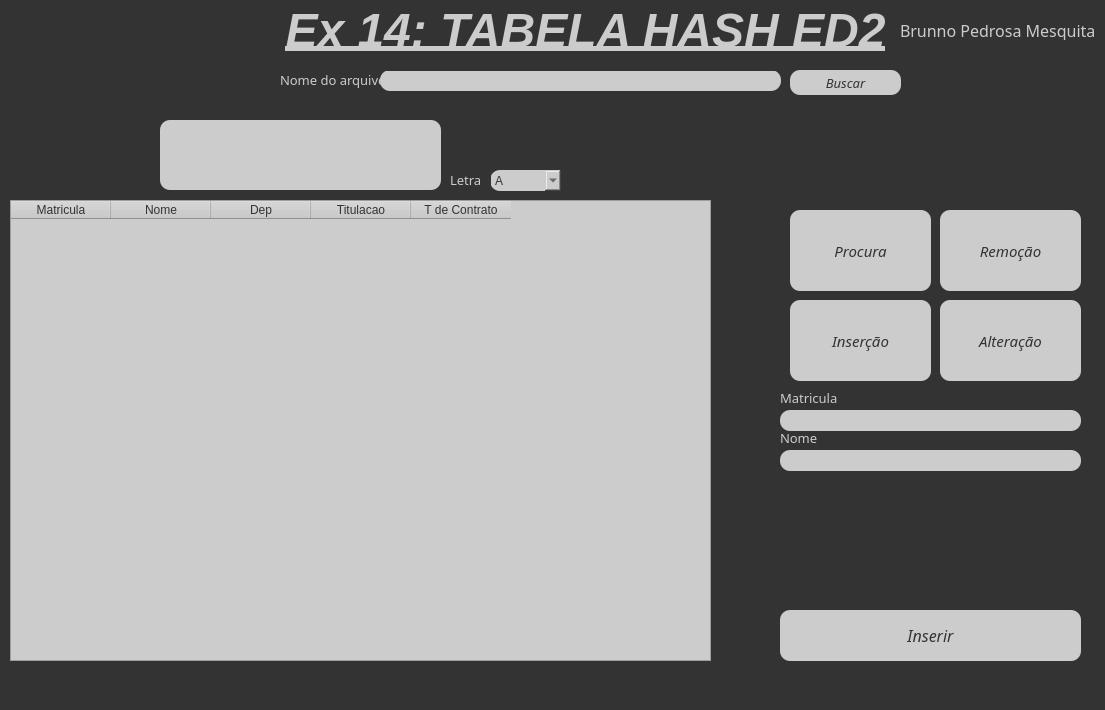
<?xml version="1.0" encoding="UTF-8"?>
<ui version="4.0">
 <class>MainWindow</class>
 <widget class="QMainWindow" name="MainWindow">
  <property name="geometry">
   <rect>
    <x>0</x>
    <y>0</y>
    <width>1105</width>
    <height>710</height>
   </rect>
  </property>
  <property name="windowTitle">
   <string>MainWindow</string>
  </property>
  <property name="styleSheet">
   <string notr="true">background-color:#333333;</string>
  </property>
  <widget class="QWidget" name="centralwidget">
   <widget class="QStackedWidget" name="stackedWidget_2">
    <property name="geometry">
     <rect>
      <x>780</x>
      <y>390</y>
      <width>301</width>
      <height>91</height>
     </rect>
    </property>
    <property name="currentIndex">
     <number>1</number>
    </property>
    <widget class="QWidget" name="page_0"/>
    <widget class="QWidget" name="page_Nome_Matricula">
     <widget class="QLabel" name="label_12">
      <property name="geometry">
       <rect>
        <x>0</x>
        <y>40</y>
        <width>261</width>
        <height>16</height>
       </rect>
      </property>
      <property name="font">
       <font>
        <family>Franklin Gothic Demi</family>
        <pointsize>10</pointsize>
       </font>
      </property>
      <property name="styleSheet">
       <string notr="true">color:#CCCCCC;
</string>
      </property>
      <property name="text">
       <string>Nome</string>
      </property>
     </widget>
     <widget class="QLineEdit" name="lineEdit_Nome">
      <property name="enabled">
       <bool>true</bool>
      </property>
      <property name="geometry">
       <rect>
        <x>0</x>
        <y>60</y>
        <width>301</width>
        <height>21</height>
       </rect>
      </property>
      <property name="font">
       <font>
        <family>Franklin Gothic Demi</family>
        <pointsize>10</pointsize>
       </font>
      </property>
      <property name="styleSheet">
       <string notr="true">background-color:#CCCCCC;
border-color:rgb(149, 0, 255);
color:#333333;

border-radius:10px;</string>
      </property>
     </widget>
     <widget class="QLabel" name="label_13">
      <property name="geometry">
       <rect>
        <x>0</x>
        <y>0</y>
        <width>301</width>
        <height>16</height>
       </rect>
      </property>
      <property name="font">
       <font>
        <family>Franklin Gothic Demi</family>
        <pointsize>10</pointsize>
       </font>
      </property>
      <property name="styleSheet">
       <string notr="true">color:#CCCCCC;
</string>
      </property>
      <property name="text">
       <string>Matricula</string>
      </property>
     </widget>
     <widget class="QLineEdit" name="lineEdit_Mat">
      <property name="enabled">
       <bool>true</bool>
      </property>
      <property name="geometry">
       <rect>
        <x>0</x>
        <y>20</y>
        <width>301</width>
        <height>21</height>
       </rect>
      </property>
      <property name="font">
       <font>
        <family>Franklin Gothic Demi</family>
        <pointsize>10</pointsize>
       </font>
      </property>
      <property name="styleSheet">
       <string notr="true">background-color:#CCCCCC;
border-color:rgb(149, 0, 255);
color:#333333;

border-radius:10px;</string>
      </property>
     </widget>
    </widget>
   </widget>
   <widget class="QPushButton" name="pushButton_AlterarBS">
    <property name="enabled">
     <bool>false</bool>
    </property>
    <property name="geometry">
     <rect>
      <x>940</x>
      <y>300</y>
      <width>141</width>
      <height>81</height>
     </rect>
    </property>
    <property name="font">
     <font>
      <family>Franklin Gothic Demi</family>
      <pointsize>11</pointsize>
      <italic>true</italic>
     </font>
    </property>
    <property name="cursor">
     <cursorShape>PointingHandCursor</cursorShape>
    </property>
    <property name="layoutDirection">
     <enum>Qt::RightToLeft</enum>
    </property>
    <property name="styleSheet">
     <string notr="true">background-color:#CCCCCC;
border-color:rgb(149, 0, 255);
color:#333333;

border-radius:10px;</string>
    </property>
    <property name="text">
     <string>Alteração</string>
    </property>
    <property name="icon">
     <iconset>
      <normaloff>../../Projetos do qt/icons/pen.png</normaloff>../../Projetos do qt/icons/pen.png</iconset>
    </property>
   </widget>
   <widget class="QLabel" name="label_2">
    <property name="geometry">
     <rect>
      <x>280</x>
      <y>70</y>
      <width>101</width>
      <height>20</height>
     </rect>
    </property>
    <property name="font">
     <font>
      <family>Franklin Gothic Demi</family>
      <pointsize>10</pointsize>
     </font>
    </property>
    <property name="styleSheet">
     <string notr="true">
color:#CCCCCC;
</string>
    </property>
    <property name="text">
     <string>Nome do arquivo:</string>
    </property>
   </widget>
   <widget class="QPushButton" name="pushButton_InserirBS">
    <property name="enabled">
     <bool>false</bool>
    </property>
    <property name="geometry">
     <rect>
      <x>790</x>
      <y>300</y>
      <width>141</width>
      <height>81</height>
     </rect>
    </property>
    <property name="font">
     <font>
      <family>Franklin Gothic Demi</family>
      <pointsize>11</pointsize>
      <italic>true</italic>
     </font>
    </property>
    <property name="cursor">
     <cursorShape>PointingHandCursor</cursorShape>
    </property>
    <property name="layoutDirection">
     <enum>Qt::RightToLeft</enum>
    </property>
    <property name="styleSheet">
     <string notr="true">background-color:#CCCCCC;
border-color:rgb(149, 0, 255);
color:#333333;

border-radius:10px;</string>
    </property>
    <property name="text">
     <string>Inserção</string>
    </property>
    <property name="icon">
     <iconset>
      <normaloff>../../Projetos do qt/icons/add.png</normaloff>../../Projetos do qt/icons/add.png</iconset>
    </property>
   </widget>
   <widget class="QStackedWidget" name="stackedWidget">
    <property name="geometry">
     <rect>
      <x>780</x>
      <y>600</y>
      <width>301</width>
      <height>91</height>
     </rect>
    </property>
    <property name="currentIndex">
     <number>1</number>
    </property>
    <widget class="QWidget" name="page"/>
    <widget class="QWidget" name="page_inserir">
     <widget class="QPushButton" name="pushButton_Inserir">
      <property name="geometry">
       <rect>
        <x>0</x>
        <y>10</y>
        <width>301</width>
        <height>51</height>
       </rect>
      </property>
      <property name="font">
       <font>
        <family>Franklin Gothic Demi</family>
        <pointsize>12</pointsize>
        <italic>true</italic>
        <bold>false</bold>
       </font>
      </property>
      <property name="cursor">
       <cursorShape>PointingHandCursor</cursorShape>
      </property>
      <property name="styleSheet">
       <string notr="true">background-color:#CCCCCC;
border-color:rgb(149, 0, 255);
color:#333333;

border-radius:10px;</string>
      </property>
      <property name="text">
       <string>Inserir</string>
      </property>
     </widget>
    </widget>
    <widget class="QWidget" name="page_alterar">
     <widget class="QPushButton" name="pushButton_Alterar">
      <property name="geometry">
       <rect>
        <x>0</x>
        <y>10</y>
        <width>301</width>
        <height>51</height>
       </rect>
      </property>
      <property name="font">
       <font>
        <family>Franklin Gothic Demi</family>
        <pointsize>12</pointsize>
        <italic>true</italic>
        <bold>false</bold>
       </font>
      </property>
      <property name="cursor">
       <cursorShape>PointingHandCursor</cursorShape>
      </property>
      <property name="styleSheet">
       <string notr="true">background-color:#CCCCCC;
border-color:rgb(149, 0, 255);
color:#333333;

border-radius:10px;</string>
      </property>
      <property name="text">
       <string>Alterar</string>
      </property>
     </widget>
    </widget>
    <widget class="QWidget" name="page_remover">
     <widget class="QPushButton" name="pushButton_Remover">
      <property name="geometry">
       <rect>
        <x>0</x>
        <y>10</y>
        <width>301</width>
        <height>51</height>
       </rect>
      </property>
      <property name="font">
       <font>
        <family>Franklin Gothic Demi</family>
        <pointsize>12</pointsize>
        <italic>true</italic>
       </font>
      </property>
      <property name="cursor">
       <cursorShape>PointingHandCursor</cursorShape>
      </property>
      <property name="styleSheet">
       <string notr="true">background-color:#CCCCCC;
border-color:rgb(149, 0, 255);
color:#333333;

border-radius:10px;</string>
      </property>
      <property name="text">
       <string>Remover</string>
      </property>
     </widget>
    </widget>
    <widget class="QWidget" name="page_procurar">
     <property name="cursor">
      <cursorShape>ArrowCursor</cursorShape>
     </property>
     <widget class="QPushButton" name="pushButton_Encontrar">
      <property name="geometry">
       <rect>
        <x>0</x>
        <y>10</y>
        <width>301</width>
        <height>51</height>
       </rect>
      </property>
      <property name="font">
       <font>
        <family>Franklin Gothic Demi</family>
        <pointsize>12</pointsize>
        <italic>true</italic>
       </font>
      </property>
      <property name="cursor">
       <cursorShape>PointingHandCursor</cursorShape>
      </property>
      <property name="styleSheet">
       <string notr="true">background-color:#CCCCCC;
border-color:rgb(149, 0, 255);
color:#333333;

border-radius:10px;</string>
      </property>
      <property name="text">
       <string>Procurar</string>
      </property>
     </widget>
    </widget>
   </widget>
   <widget class="QTableWidget" name="tableWidget">
    <property name="geometry">
     <rect>
      <x>10</x>
      <y>200</y>
      <width>701</width>
      <height>461</height>
     </rect>
    </property>
    <property name="font">
     <font>
      <family>Franklin Gothic Demi</family>
      <pointsize>9</pointsize>
     </font>
    </property>
    <property name="styleSheet">
     <string notr="true">background-color:#CCCCCC;
border-color:rgb(149, 0, 255);
color:#333333;

</string>
    </property>
    <column>
     <property name="text">
      <string>Matricula</string>
     </property>
    </column>
    <column>
     <property name="text">
      <string>Nome</string>
     </property>
    </column>
    <column>
     <property name="text">
      <string>Dep</string>
     </property>
    </column>
    <column>
     <property name="text">
      <string>Titulacao</string>
     </property>
    </column>
    <column>
     <property name="text">
      <string>T de Contrato</string>
     </property>
    </column>
   </widget>
   <widget class="QLabel" name="label_6">
    <property name="geometry">
     <rect>
      <x>-10</x>
      <y>-30</y>
      <width>171</width>
      <height>211</height>
     </rect>
    </property>
    <property name="text">
     <string/>
    </property>
    <property name="pixmap">
     <pixmap>../../../Pictures/assinaturas-escolas-pucgoias.png</pixmap>
    </property>
    <property name="scaledContents">
     <bool>false</bool>
    </property>
   </widget>
   <widget class="QLineEdit" name="lineEditNomeDoArquivo">
    <property name="geometry">
     <rect>
      <x>380</x>
      <y>70</y>
      <width>401</width>
      <height>21</height>
     </rect>
    </property>
    <property name="font">
     <font>
      <family>Cairo black</family>
      <pointsize>12</pointsize>
      <italic>false</italic>
      <bold>false</bold>
     </font>
    </property>
    <property name="styleSheet">
     <string notr="true">background-color:#CCCCCC;
border-color:rgb(149, 0, 255);
color:#333333;

border-radius:10px;</string>
    </property>
    <property name="text">
     <string/>
    </property>
    <property name="readOnly">
     <bool>true</bool>
    </property>
   </widget>
   <widget class="QLabel" name="label">
    <property name="geometry">
     <rect>
      <x>280</x>
      <y>-10</y>
      <width>611</width>
      <height>81</height>
     </rect>
    </property>
    <property name="styleSheet">
     <string notr="true"/>
    </property>
    <property name="text">
     <string>&lt;html&gt;&lt;head/&gt;&lt;body&gt;&lt;p&gt;&lt;span style=&quot; font-size:36pt; font-weight:700; font-style:italic; text-decoration: underline; color:#CCCCCC;&quot;&gt;Ex 14: TABELA HASH ED2&lt;/span&gt;&lt;/p&gt;&lt;/body&gt;&lt;/html&gt;</string>
    </property>
    <property name="alignment">
     <set>Qt::AlignCenter</set>
    </property>
   </widget>
   <widget class="QTextEdit" name="textEdit">
    <property name="geometry">
     <rect>
      <x>160</x>
      <y>120</y>
      <width>281</width>
      <height>70</height>
     </rect>
    </property>
    <property name="font">
     <font>
      <family>Franklin Gothic Demi</family>
     </font>
    </property>
    <property name="styleSheet">
     <string notr="true">background-color:#CCCCCC;
border-color:rgb(149, 0, 255);
color:#333333;

border-radius:10px;</string>
    </property>
   </widget>
   <widget class="QStackedWidget" name="stackedWidget_3">
    <property name="geometry">
     <rect>
      <x>780</x>
      <y>479</y>
      <width>301</width>
      <height>131</height>
     </rect>
    </property>
    <widget class="QWidget" name="page_2"/>
    <widget class="QWidget" name="page_ativado">
     <widget class="QLabel" name="label_14">
      <property name="geometry">
       <rect>
        <x>0</x>
        <y>0</y>
        <width>301</width>
        <height>16</height>
       </rect>
      </property>
      <property name="font">
       <font>
        <family>Franklin Gothic Demi</family>
        <pointsize>10</pointsize>
       </font>
      </property>
      <property name="styleSheet">
       <string notr="true">color:#CCCCCC;
</string>
      </property>
      <property name="text">
       <string>Departamento</string>
      </property>
     </widget>
     <widget class="QComboBox" name="comboBox_Dep">
      <property name="enabled">
       <bool>true</bool>
      </property>
      <property name="geometry">
       <rect>
        <x>0</x>
        <y>20</y>
        <width>301</width>
        <height>16</height>
       </rect>
      </property>
      <property name="font">
       <font>
        <family>Franklin Gothic Demi</family>
        <pointsize>10</pointsize>
       </font>
      </property>
      <property name="styleSheet">
       <string notr="true">background-color:#CCCCCC;
border-color:rgb(149, 0, 255);
color:#333333;

border-radius:10px;</string>
      </property>
     </widget>
     <widget class="QLabel" name="label_15">
      <property name="geometry">
       <rect>
        <x>0</x>
        <y>40</y>
        <width>301</width>
        <height>16</height>
       </rect>
      </property>
      <property name="font">
       <font>
        <family>Franklin Gothic Demi</family>
        <pointsize>10</pointsize>
       </font>
      </property>
      <property name="styleSheet">
       <string notr="true">color:#CCCCCC;
</string>
      </property>
      <property name="text">
       <string>Titulação</string>
      </property>
     </widget>
     <widget class="QComboBox" name="comboBox_Tit">
      <property name="enabled">
       <bool>true</bool>
      </property>
      <property name="geometry">
       <rect>
        <x>0</x>
        <y>60</y>
        <width>301</width>
        <height>16</height>
       </rect>
      </property>
      <property name="font">
       <font>
        <family>Franklin Gothic Demi</family>
        <pointsize>10</pointsize>
       </font>
      </property>
      <property name="styleSheet">
       <string notr="true">background-color:#CCCCCC;
border-color:rgb(149, 0, 255);
color:#333333;

border-radius:10px;</string>
      </property>
     </widget>
     <widget class="QLabel" name="label_16">
      <property name="geometry">
       <rect>
        <x>0</x>
        <y>80</y>
        <width>301</width>
        <height>16</height>
       </rect>
      </property>
      <property name="font">
       <font>
        <family>Franklin Gothic Demi</family>
        <pointsize>10</pointsize>
       </font>
      </property>
      <property name="styleSheet">
       <string notr="true">color:#CCCCCC;
</string>
      </property>
      <property name="text">
       <string>Tipo de Contrato</string>
      </property>
     </widget>
     <widget class="QComboBox" name="comboBox_Tip">
      <property name="enabled">
       <bool>true</bool>
      </property>
      <property name="geometry">
       <rect>
        <x>0</x>
        <y>100</y>
        <width>301</width>
        <height>16</height>
       </rect>
      </property>
      <property name="font">
       <font>
        <family>Franklin Gothic Demi</family>
        <pointsize>10</pointsize>
       </font>
      </property>
      <property name="styleSheet">
       <string notr="true">background-color:#CCCCCC;
border-color:rgb(149, 0, 255);
color:#333333;

border-radius:10px;</string>
      </property>
     </widget>
    </widget>
   </widget>
   <widget class="QLabel" name="label_7">
    <property name="geometry">
     <rect>
      <x>900</x>
      <y>20</y>
      <width>201</width>
      <height>20</height>
     </rect>
    </property>
    <property name="font">
     <font>
      <family>Franklin Gothic Demi</family>
      <pointsize>12</pointsize>
     </font>
    </property>
    <property name="styleSheet">
     <string notr="true">color:#CCCCCC;</string>
    </property>
    <property name="text">
     <string>Brunno Pedrosa Mesquita</string>
    </property>
   </widget>
   <widget class="QPushButton" name="pushButton_RemoverBS">
    <property name="enabled">
     <bool>false</bool>
    </property>
    <property name="geometry">
     <rect>
      <x>940</x>
      <y>210</y>
      <width>141</width>
      <height>81</height>
     </rect>
    </property>
    <property name="font">
     <font>
      <family>Franklin Gothic Demi</family>
      <pointsize>11</pointsize>
      <italic>true</italic>
     </font>
    </property>
    <property name="cursor">
     <cursorShape>PointingHandCursor</cursorShape>
    </property>
    <property name="layoutDirection">
     <enum>Qt::RightToLeft</enum>
    </property>
    <property name="styleSheet">
     <string notr="true">background-color:#CCCCCC;
border-color:rgb(149, 0, 255);
color:#333333;

border-radius:10px;</string>
    </property>
    <property name="text">
     <string>Remoção</string>
    </property>
    <property name="icon">
     <iconset>
      <normaloff>../../Projetos do qt/icons/remove.png</normaloff>../../Projetos do qt/icons/remove.png</iconset>
    </property>
   </widget>
   <widget class="QPushButton" name="pushButtonBuscarNomeArquivo">
    <property name="geometry">
     <rect>
      <x>790</x>
      <y>70</y>
      <width>111</width>
      <height>25</height>
     </rect>
    </property>
    <property name="font">
     <font>
      <family>Franklin Gothic Demi</family>
      <pointsize>10</pointsize>
      <italic>true</italic>
      <bold>false</bold>
     </font>
    </property>
    <property name="cursor">
     <cursorShape>PointingHandCursor</cursorShape>
    </property>
    <property name="layoutDirection">
     <enum>Qt::LeftToRight</enum>
    </property>
    <property name="styleSheet">
     <string notr="true">background-color:#CCCCCC;
border-color:rgb(149, 0, 255);
color:#333333;

border-radius:10px;</string>
    </property>
    <property name="text">
     <string>Buscar</string>
    </property>
    <property name="checkable">
     <bool>false</bool>
    </property>
   </widget>
   <widget class="QPushButton" name="pushButton_EncontrarBS">
    <property name="enabled">
     <bool>false</bool>
    </property>
    <property name="geometry">
     <rect>
      <x>790</x>
      <y>210</y>
      <width>141</width>
      <height>81</height>
     </rect>
    </property>
    <property name="font">
     <font>
      <family>Franklin Gothic Demi</family>
      <pointsize>11</pointsize>
      <italic>true</italic>
     </font>
    </property>
    <property name="cursor">
     <cursorShape>PointingHandCursor</cursorShape>
    </property>
    <property name="layoutDirection">
     <enum>Qt::RightToLeft</enum>
    </property>
    <property name="styleSheet">
     <string notr="true">background-color:#CCCCCC;
border-color:rgb(149, 0, 255);
color:#333333;

border-radius:10px;</string>
    </property>
    <property name="text">
     <string>Procura</string>
    </property>
    <property name="icon">
     <iconset>
      <normaloff>../../Projetos do qt/icons/magnifier.png</normaloff>../../Projetos do qt/icons/magnifier.png</iconset>
    </property>
   </widget>
   <widget class="QComboBox" name="comboBox_Letras">
    <property name="geometry">
     <rect>
      <x>490</x>
      <y>170</y>
      <width>71</width>
      <height>21</height>
     </rect>
    </property>
    <property name="styleSheet">
     <string notr="true">background-color:#CCCCCC;
border-color:rgb(149, 0, 255);
color:#333333;

border-radius:10px;</string>
    </property>
    <item>
     <property name="text">
      <string>A</string>
     </property>
    </item>
    <item>
     <property name="text">
      <string>B</string>
     </property>
    </item>
    <item>
     <property name="text">
      <string>C</string>
     </property>
    </item>
    <item>
     <property name="text">
      <string>D</string>
     </property>
    </item>
    <item>
     <property name="text">
      <string>E</string>
     </property>
    </item>
    <item>
     <property name="text">
      <string>F</string>
     </property>
    </item>
    <item>
     <property name="text">
      <string>G</string>
     </property>
    </item>
    <item>
     <property name="text">
      <string>H</string>
     </property>
    </item>
    <item>
     <property name="text">
      <string>I</string>
     </property>
    </item>
    <item>
     <property name="text">
      <string>J</string>
     </property>
    </item>
    <item>
     <property name="text">
      <string>K</string>
     </property>
    </item>
    <item>
     <property name="text">
      <string>L</string>
     </property>
    </item>
    <item>
     <property name="text">
      <string>M</string>
     </property>
    </item>
    <item>
     <property name="text">
      <string>N</string>
     </property>
    </item>
    <item>
     <property name="text">
      <string>O</string>
     </property>
    </item>
    <item>
     <property name="text">
      <string>P</string>
     </property>
    </item>
    <item>
     <property name="text">
      <string>Q</string>
     </property>
    </item>
    <item>
     <property name="text">
      <string>R</string>
     </property>
    </item>
    <item>
     <property name="text">
      <string>S</string>
     </property>
    </item>
    <item>
     <property name="text">
      <string>T</string>
     </property>
    </item>
    <item>
     <property name="text">
      <string>U</string>
     </property>
    </item>
    <item>
     <property name="text">
      <string>V</string>
     </property>
    </item>
    <item>
     <property name="text">
      <string>W</string>
     </property>
    </item>
    <item>
     <property name="text">
      <string>X</string>
     </property>
    </item>
    <item>
     <property name="text">
      <string>Y</string>
     </property>
    </item>
    <item>
     <property name="text">
      <string>Z</string>
     </property>
    </item>
   </widget>
   <widget class="QLabel" name="label_3">
    <property name="geometry">
     <rect>
      <x>450</x>
      <y>170</y>
      <width>41</width>
      <height>20</height>
     </rect>
    </property>
    <property name="font">
     <font>
      <family>Franklin Gothic Demi</family>
      <pointsize>10</pointsize>
     </font>
    </property>
    <property name="styleSheet">
     <string notr="true">
color:#CCCCCC;
</string>
    </property>
    <property name="text">
     <string>Letra</string>
    </property>
   </widget>
  </widget>
  <widget class="QMenuBar" name="menubar">
   <property name="geometry">
    <rect>
     <x>0</x>
     <y>0</y>
     <width>1105</width>
     <height>21</height>
    </rect>
   </property>
  </widget>
  <widget class="QStatusBar" name="statusbar"/>
 </widget>
 <resources/>
 <connections/>
</ui>
